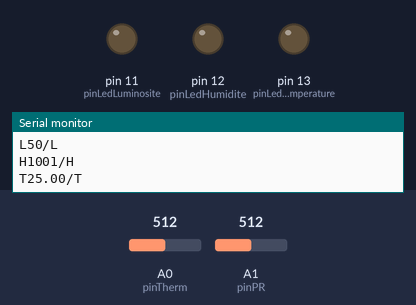
This sketch was run on a simulated Arduino Uno, built with avr-gcc and run on an emulated ATmega328P. On the bench: output pins drawn as LEDs (lit = HIGH), the last lines printed to the serial monitor. The inputs (shaded band) are chosen by the test bench; at power-on: A0 (pinTherm) = 512, A1 (pinPR) = 512.

Above: at 1.3 s.
1.4 s: A0 (pinTherm) set to 704
3.2 s: A0 (pinTherm) set to 731
At 4.3 s:
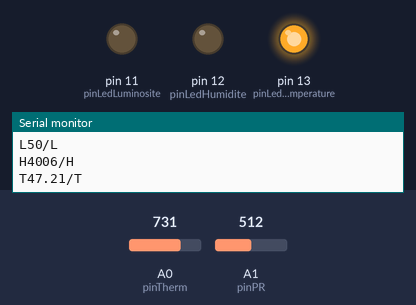
5.0 s: A1 (pinPR) set to 362
6.5 s: A1 (pinPR) set to 332
At 7.6 s:
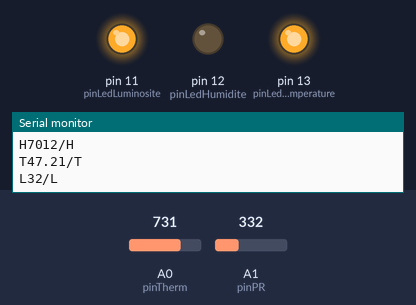
8.2 s: A0 (pinTherm) set to 511
At 9.3 s:
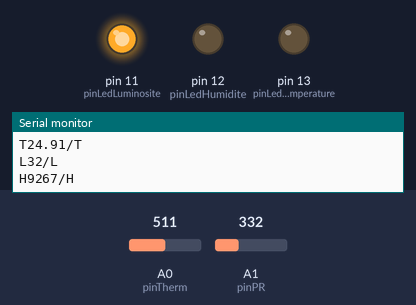
10.2 s: A0 (pinTherm) set to 413
11.7 s: A0 (pinTherm) set to 389
At 13.0 s:
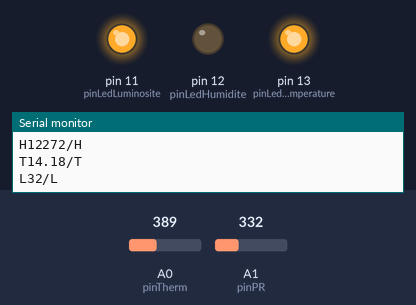
Timing chart, 0 to 14.2 s (numbered marks = the images above; inputs shaded):
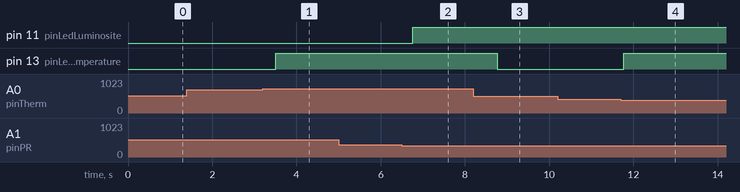

The sketch:

arduino.ino
```cpp
int pinTherm = 0; // pin du thermistor
int valTemperature; // valeur lue par le thermistor
int pinPR=A1; //pin de connexion pour la photorésistance
int valMin=0; // on initialise la valeur minimale au plus haut
int valMax=1024; // et la valeur maximale au plus bas
unsigned long lastCheck; // Moment du dernier arrosage
int pinLedLuminosite = 11; // pin du led de la luminosite
int pinLedHumidite = 12; // pin du led de l'humidite
int pinLedTemperature = 13; // pin du led de la temperatur

void setup() {
  Serial.begin(9600); //Initialisation de la communication avec la console
  lastCheck = millis(); // On suppose que la plante a été arrosé ao demarrage de l'application
  pinMode(pinLedLuminosite, OUTPUT);
  pinMode(pinLedTemperature, OUTPUT);
  pinMode(pinLedHumidite, OUTPUT);
}

/*
  Fonction qui recupere les valeur relevées par le thermistor. Ces valeurs sont d'abord
  converties en °C avant d'être envoyées vers l'application Unity.
  Si la température n'est pas comprise entre 15 et 45 °C, une Led rouge s'allume sur le montage.
*/
void transmission_temperature() {
  valTemperature = analogRead(pinTherm);
  // This is OK
  double tempK = log(10000.0 * ((1024.0 / valTemperature - 1)));
  tempK = 1 / (0.001129148 + (0.000234125 + (0.0000000876741 * tempK * tempK )) * tempK );       //  Temp Kelvin
  float tempC = tempK - 273.15;           // Convert Kelvin to Celcius
  if ((tempC <= 15) || (tempC >= 45))
    digitalWrite(pinLedTemperature, HIGH);
  else
    digitalWrite(pinLedTemperature, LOW);

  Serial.print("T");
  Serial.print(tempC);
  Serial.println("/T");
}

/*
  Fonction qui recupere les valeur relevées par la photorésistance. Ces valeurs sont d'abord
  converties en pourcentage avant d'être envoyées vers l'application Unity.
  Si le taux de luminosité est inférieur à 33% , une Led bleue s'allume sur le montage.
*/
void transmission_luminosite() {
  int valeur=analogRead(pinPR);
  int pourcentage=map(valeur,valMin,valMax,0,100);
  if (pourcentage <= 33)
    digitalWrite(pinLedLuminosite, HIGH);
  else
    digitalWrite(pinLedLuminosite, LOW);

  Serial.print("L");
  Serial.print(pourcentage);
  Serial.println("/L");
}

/*
  Fonction qui calcule le nombre de millisecondes écoulées depuis le dernierr arrosage.
  Le moment du dernier arrosage est enregistrée dans la variable lastCheck. A chaque
  que l'utilisateur appuie sur le bouton "Plante arrosée", la variable lastCheck est mis à
  jour.
  Le nombre de millisecondes est envoyé à l'application Unity.
  Si le nombre de millisecondes écoulées est supérieur à 28800000 (8 heures), la Led verte
  est allumé.
  Enfin la fonction vérifie si l'utilisateur a arrosé la plante.
*/
void transmission_humidite() {
  // Nombre de milliseconde écoulée depuis le dernier arrosage
  unsigned long ms = millis()-lastCheck;
    Serial.print("H");
    Serial.print(ms);
    Serial.println("/H");
    if (ms >= 28800000) // huit heures de temps passées depuis le dernier arrosage
      digitalWrite(pinLedHumidite, HIGH);
    else
      digitalWrite(pinLedHumidite, LOW);

    if (is_watered())
        lastCheck = millis();
}

/*
Fonction qui vérifie si l'utilisateur a arrosé la plante. En effet si l'utilisateur a
arrosée la plante et appuyé sur le bouton "Plante arrosée", le caractére '1' est envoyé
par l'application Unity. Cette fonction écoute cette réponse de Unity. Si le 1 est reçu, la
fonction renvoie vrai sinon faux.
*/
bool is_watered() {
  bool etat = false;
  int reponse = 0;
  if(Serial.available() > 0) {
    reponse = Serial.read();
    if (reponse == '1')
      etat = true;
  }
  return etat;
}

void loop() {
  transmission_luminosite();
  delay(250);
  transmission_humidite();
  delay(250);
  transmission_temperature();
  delay(250);
}
```

Measured:
- the behaviour switches between 712 and 713 on A0 (pinTherm) (found by bisection; images 0 and 1)
- the behaviour switches between 349 and 348 on A1 (pinPR) (found by bisection; images 1 and 2)
- the behaviour switches between 399 and 398 on A0 (pinTherm) (found by bisection; images 3 and 4)
- after the input at 3.2 s, pin 13 (pinLedTemperature): LOW → HIGH after 0.31 s
- after the input at 6.5 s, pin 11 (pinLedLuminosite): LOW → HIGH after 0.26 s
- after the input at 8.2 s, pin 13 (pinLedTemperature): HIGH → LOW after 0.57 s
- after the input at 11.7 s, pin 13 (pinLedTemperature): LOW → HIGH after 0.07 s
